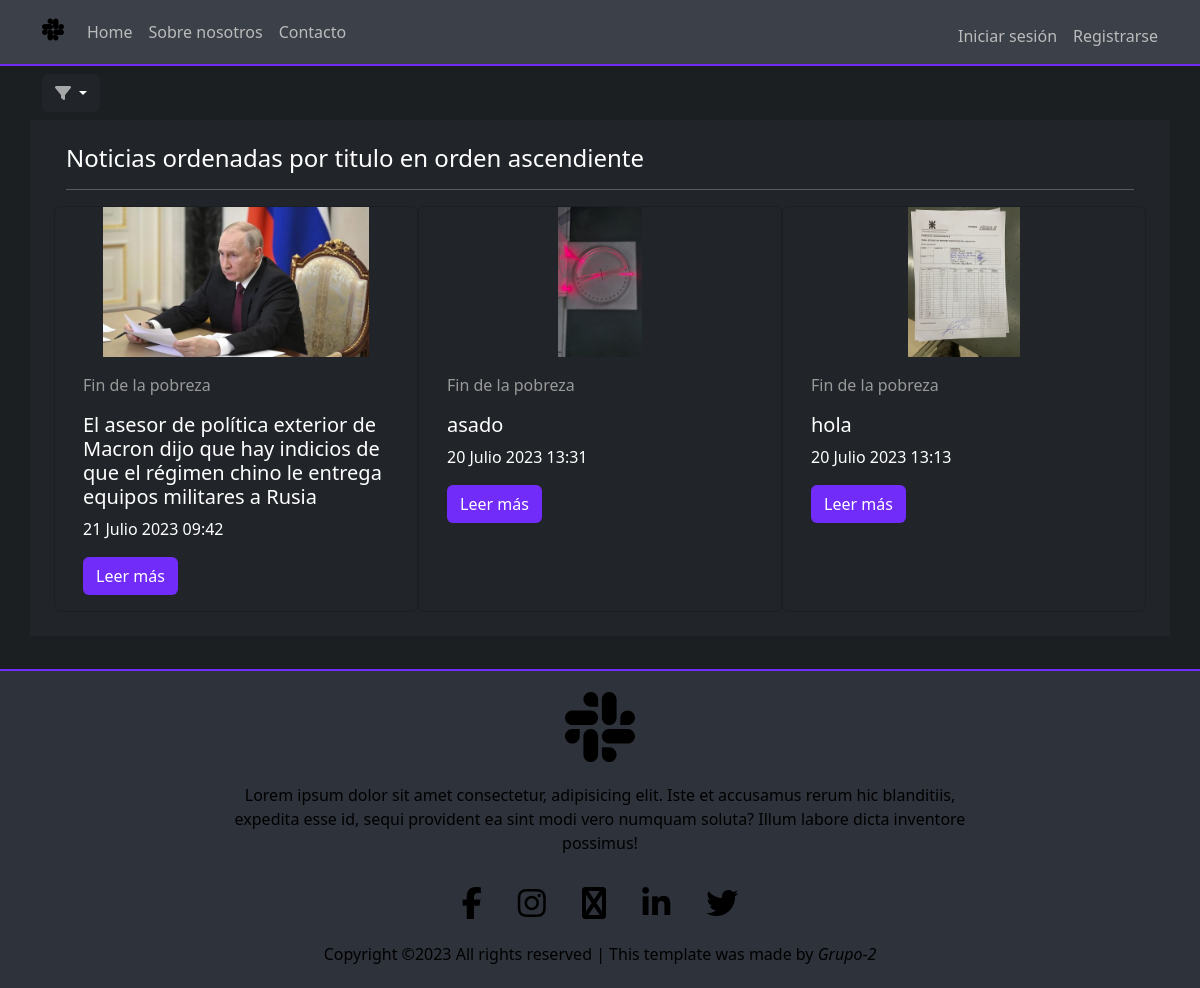
The page /ord-tit-asc/ on the database as committed earlier.
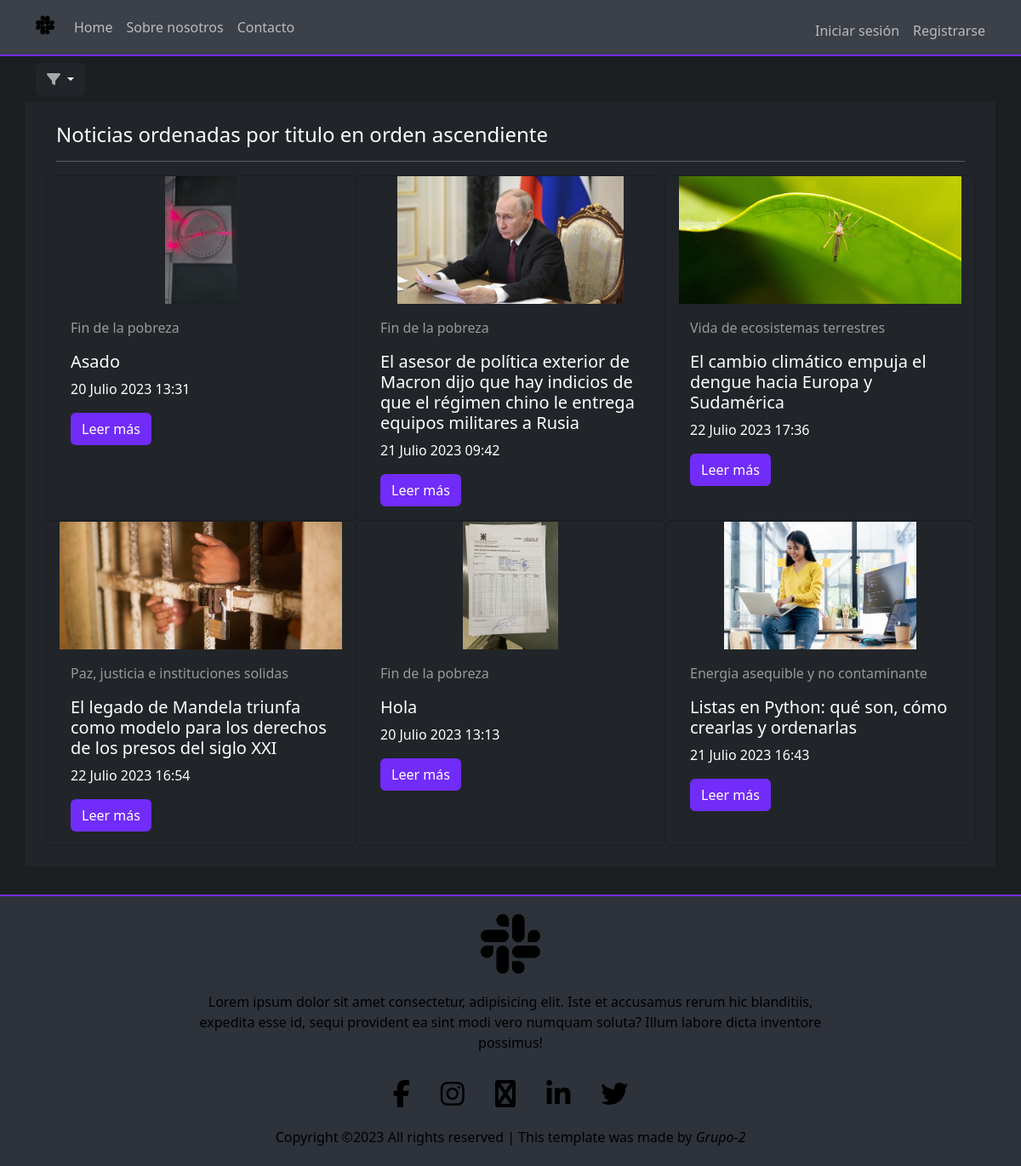
The same page on the database as committed later.
### apps/noticias/models.py (models this page shows, shortened)
class Noticia(models.Model):
	creado = models.DateTimeField(
		'creado',
		auto_now_add=True
	)
	modificado = models.DateTimeField(
		'modificado',
		auto_now=True
	)
	titulo = models.CharField(max_length = 250)
	descripcion = models.CharField(max_length= 400)
	contenido = models.TextField()
	autor = models.ForeignKey(User, on_delete = models.CASCADE)
	imagen = models.ImageField(upload_to = 'noticias')
	categoria = models.ForeignKey(Categoria, on_delete = models.CASCADE)

class Categoria(models.Model):
	nombre = models.CharField(max_length=80)
	imagen_cat = models.ImageField(upload_to = 'categorias', default='https://www.un.org/sustainabledevelopment/wp-content/uploads/sites/3/2017/12/04-11-2017-IFAD-35822.jpg')
	def __str__(self):
		return self.nombre

### ProyectoFinal/views.py (the view)
# urls.py: path('ord-tit-asc/', views.OrdTitAsc, name="ord-tit-asc"),
def OrdTitAsc(request):
	ctx = {}
	lista_noticias = Noticia.objects.order_by('titulo')
	ctx['object_list'] = lista_noticias[0:6]
	return render(request, 'ord-tit-asc.html', ctx)

### templates/ord-tit-asc.html (shortened to what this page needs)
{% extends 'base.html' %}
{% load static %}
{% block contenido %}
<div class="section container ">
	<div class="dropdown my-2">
		<button class="btn btn-dark dropdown-toggle" type="button" data-bs-toggle="dropdown" aria-expanded="false">
			<i class="fa fa-solid fa-filter"></i>
		</button>
	</div>
	<div class="row text-bg-dark p-4">
		<div class="col-12">
			<h4>Noticias ordenadas por titulo en orden ascendiente</h4>
			<hr>
		</div>
			{% for n in object_list %}
			<div class="card text-bg-dark col-sm-12 col-md-6 col-lg-4">
				<img src="{{n.imagen.url}}" class="card-img-top" alt="..." style="height: 150px; object-fit: contain;">
				<div class="card-body">
					<p style="color: #999;">{{n.categoria}}</p>
					<h5 class="card-title">{{n.titulo}}</h5>
					<p>{{n.creado}}</p>
					<a href="{% url 'noticias:detalle_noticia' n.pk %}" class="btn btn-go">Leer más</a>
				</div>
			</div>
			{% endfor %}
	</div>
</div>
<hr>
{% endblock contenido %}

Rows that differ between the two databases and show on the page:
changed Noticia: titulo "asado" → "Asado"; moves up the list
added Noticia: imagen (picture), categoria "Vida de ecosistemas terrestres", titulo "El cambio climático empuja el dengue hacia Europa y Sudamérica", creado "22 Julio 2023 17:36"
added Noticia: imagen (picture), categoria "Paz, justicia e instituciones solidas", titulo "El legado de Mandela triunfa como modelo para los derechos de los presos del siglo XXI", creado "22 Julio 2023 16:54"
changed Noticia: titulo "hola" → "Hola"
added Noticia: imagen (picture), categoria "Energia asequible y no contaminante", titulo "Listas en Python: qué son, cómo crearlas y ordenarlas", creado "21 Julio 2023 16:43"
